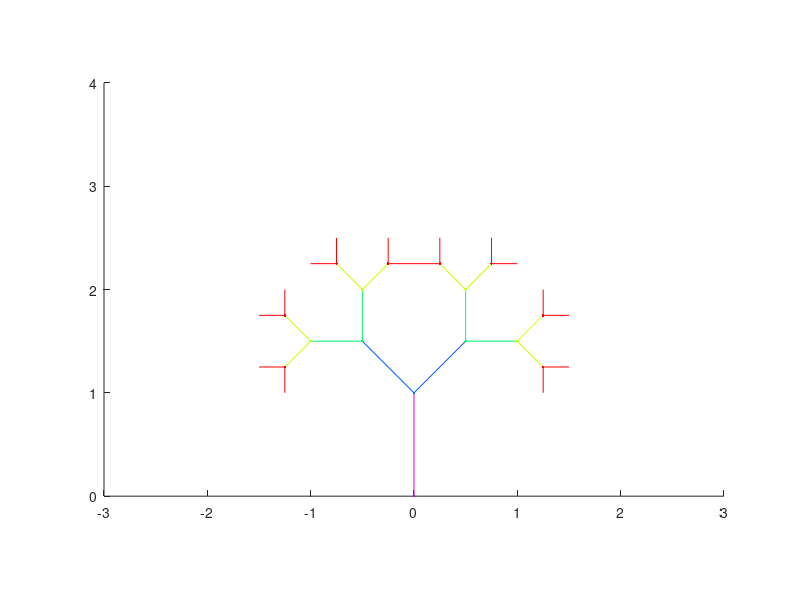

MATLAB code to generate this figure:
%Pythagoras tree using recursion

function pytree2
global PHI COLORMAP

n=5;
COLORMAP=hsv(n);
x=[0 1 1 0];
y=[0 0 1 1];
theta=pi/4;
sca1=sin(theta);
sca2=cos(theta);
PHI=theta;
tree(0,0,theta,sca1,sca2,[0 1],1,n);

axis([-3 3 0 4]);
axis equal on

return

function tree(x,y,theta,sca1,sca2,points,len,n)
global PHI COLORMAP
if n>0
    
    line([x x+points(1)],[y y+points(2)],'color',COLORMAP(n,:));
    line(x(1),y(1),'marker','.','color',COLORMAP(n,:));
    
    [xc yc]=pol2cart(theta,len*sca1);
    tree(x+points(1),y+points(2),theta-PHI,sca1,sca2,[xc yc],len*sca1,n-1);
    
    
    [xc yc]=pol2cart(pi/2+theta,len*sca2);
    tree(x+points(1),y+points(2),theta+PHI,sca1,sca2,[xc yc],len*sca2,n-1);
    
end
return

function [xx,yy]=trans2d(x,y,tx,ty,phi,xr,yr)
 %[xd,yd]=transform2d(x,y,tx,ty,phi,xr,yr)
  %[theta,rad]=cart2pol(x,y);
  %xx=rad.*cos(theta+phi)+tx;
  %yy=rad.*sin(theta+phi)+ty;
  
  xx=x.*cos(phi)-y.*sin(phi)+xr.*(1-cos(phi))+yr.*sin(phi)+tx;
  yy=x.*sin(phi)+y.*cos(phi)+yr.*(1-cos(phi))-xr.*sin(phi)+ty;
return

